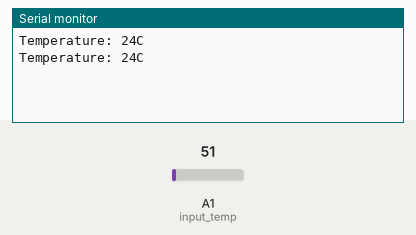
Bench run of a sketch on a simulated Arduino Uno, built with avr-gcc and run on an emulated ATmega328P. On the bench: the last lines printed to the serial monitor. The test bench sets the inputs (shaded band); at power-on: A1 (input_temp) = 51.

Above: at 1.8 s.
1.9 s: A1 (input_temp) set to 61
At 2.8 s:
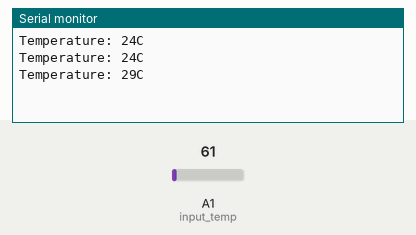
3.4 s: A1 (input_temp) set to 71
At 4.6 s:
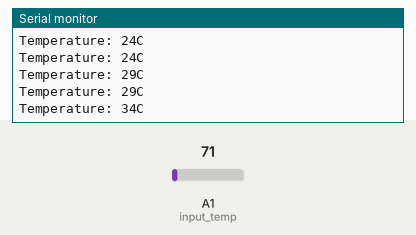
Timing chart, 0 to 6.4 s (numbered marks = the images above; inputs shaded):
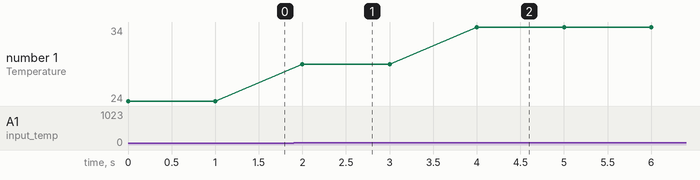

Measured:
- after the input at 1.9 s, the serial monitor: prints a new line after 0.10 s (image 1)
- after the input at 3.4 s, the serial monitor: prints a new line after 0.60 s (image 2)
- plotted number 1: 24 → 29 after the input at 1.9 s, 29 → 34 after the input at 3.4 s

The sketch:

Temp_sensor.ino
```cpp
/*
* Temprature sensor tester
*/
int input_temp = A1;

void setup() {
  Serial.begin(9600);
}
void loop() {
  int temp = analogRead(input_temp);
  temp = temp * 0.48828125;
  Serial.print("Temperature: ");
  Serial.print(temp);
  Serial.println("C");
  delay(1000);
}
```
